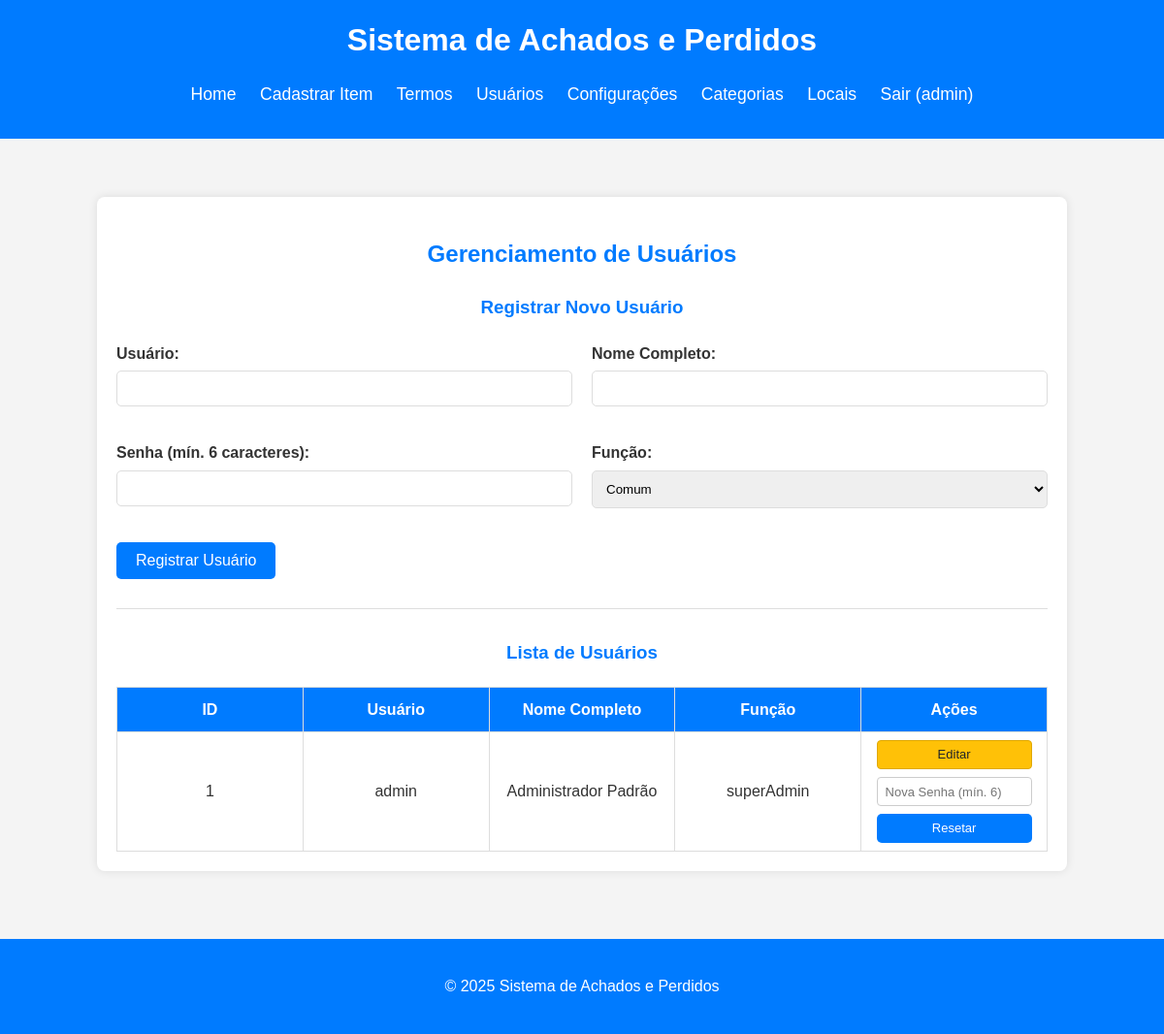
/admin/manage_users.php (signed in), run on the app's committed database.
### tables this page shows
CREATE TABLE IF NOT EXISTS `users` (
    `id` INT AUTO_INCREMENT PRIMARY KEY,
    `username` VARCHAR(255) NOT NULL UNIQUE,
    `password` VARCHAR(255) NOT NULL,
    `full_name` VARCHAR(255) DEFAULT NULL,
    `role` ENUM('common', 'admin', 'superAdmin') NOT NULL DEFAULT 'common'
);

### src/admin/manage_users.php (the view, shortened to what this page needs)
<?php
require_once '../db_connect.php';
$users = [];
$sql_users = "SELECT id, username, full_name, role FROM users ORDER BY username ASC";
$result_users = $conn->query($sql_users);
if ($result_users && $result_users->num_rows > 0) {
    while ($row = $result_users->fetch_assoc()) {
        $users[] = $row;
    }
} elseif ($result_users === false) {
    error_log("SQL Error (fetch_users): " . $conn->error);
    $_SESSION['page_error_message'] = "Erro ao carregar lista de usuários.";
}
require_once '../templates/header.php';
?>
<div class="container admin-container">
    <h2>Gerenciamento de Usuários</h2>
    <h3>Registrar Novo Usuário</h3>
    <form action="user_management_handler.php" method="POST" class="form-admin register-user-form">
        <div class="form-fields-wrapper-2col">
            <div class="form-field-group">
                <label for="username_reg">Usuário:</label>
                <input type="text" id="username_reg" name="username" required>
            </div>
            <div class="form-field-group">
                <label for="full_name_reg">Nome Completo:</label>
                <input type="text" id="full_name_reg" name="full_name" maxlength="255">
            </div>
            <div class="form-field-group">
                <label for="password_reg">Senha (mín. 6 caracteres):</label>
                <input type="password" id="password_reg" name="password" required minlength="6">
            </div>
            <div class="form-field-group">
                <label for="role_reg">Função:</label>
                <select id="role_reg" name="role" required>
                    <option value="common">Comum</option>
                </select>
            </div>
        </div>
        <div class="form-submit-group">
            <button type="submit">Registrar Usuário</button>
        </div>
    </form>
    <hr>
    <h3>Lista de Usuários</h3>
    <?php if (!empty($users)): ?>
    <table class="admin-table">
        <thead>
            <tr>
                <th>ID</th>
                <th>Usuário</th>
                <th>Nome Completo</th>
                <th>Função</th>
                <th>Ações</th>
            </tr>
        </thead>
        <tbody>
            <?php foreach ($users as $user): ?>
            <tr>
                <td><?php echo htmlspecialchars($user['id']); ?></td>
                <td><?php echo htmlspecialchars($user['username']); ?></td>
                <td><?php echo htmlspecialchars(!empty($user['full_name']) ? $user['full_name'] : 'N/A'); ?></td>
                <td><?php echo htmlspecialchars($user['role']); ?></td>
                <td class="actions-cell user-actions-cell">
                    <div class="user-actions-content-wrapper">
                        <a href="edit_user_page.php?id=<?php echo htmlspecialchars($user['id']); ?>" class="button-edit">Editar</a>
                        <?php if (!($user['username'] === 'admin' && $_SESSION['username'] !== 'admin')):  ?>
                             <?php if ($user['username'] !== 'admin' || ($_SESSION['username'] === 'admin' && $user['id'] == $_SESSION['user_id'] ) ):  ?>
                                <form action="user_management_handler.php" method="POST" class="form-inline" onsubmit="return confirmPasswordReset(this);">
                                    <input type="password" id="new_password_<?php echo $user['id']; ?>" name="new_password" placeholder="Nova Senha (mín. 6)" required minlength="6">
                                    <button type="submit" class="button-secondary">Resetar</button>
                                </form>
                            <?php else: ?>
                                 <small><em>(Reset Indisponível)</em></small>
                            <?php endif; ?>
                        <?php endif; ?>
                    </div>
                </td>
            </tr>
            <?php endforeach; ?>
        </tbody>
    </table>
    <?php else: ?>
    <p>Nenhum usuário encontrado.</p>
    <?php endif; ?>
</div>
<?php
require_once '../templates/footer.php';
?>

### data on the page
users: id "1", username "admin", full_name "Administrador Padrão", role "superAdmin"

### other printed values
$display_h1_title "Sistema de Achados e Perdidos"
$_SESSION['username'] "admin"
